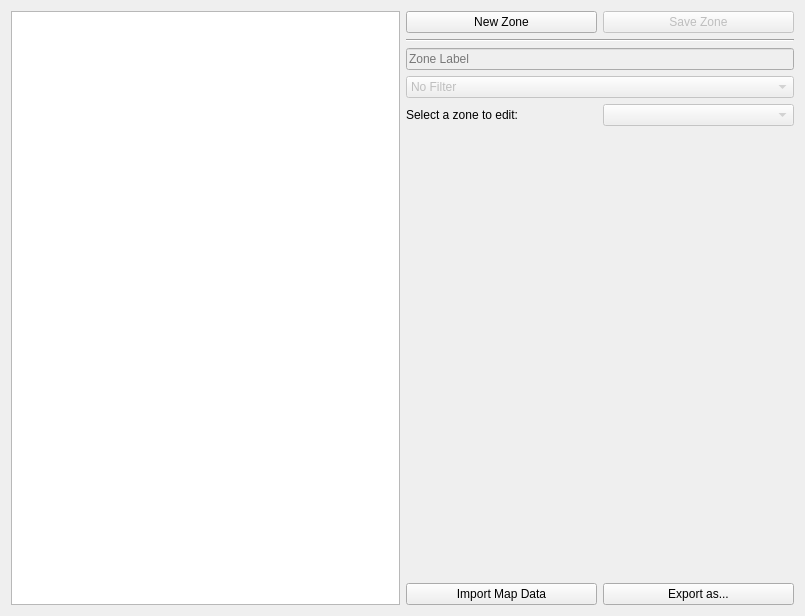
<?xml version="1.0" encoding="UTF-8"?>
<ui version="4.0">
 <class>Paths</class>
 <widget class="QWidget" name="Paths">
  <property name="geometry">
   <rect>
    <x>0</x>
    <y>0</y>
    <width>805</width>
    <height>616</height>
   </rect>
  </property>
  <property name="windowTitle">
   <string>Define Zones</string>
  </property>
  <layout class="QHBoxLayout" name="horizontalLayout_4">
   <item>
    <widget class="customView" name="map_view">
     <property name="cursor" stdset="0">
      <cursorShape>CrossCursor</cursorShape>
     </property>
    </widget>
   </item>
   <item>
    <layout class="QVBoxLayout" name="verticalLayout">
     <item>
      <layout class="QHBoxLayout" name="horizontalLayout">
       <item>
        <widget class="QPushButton" name="new_zone_btn">
         <property name="toolTip">
          <string>&lt;html&gt;&lt;head/&gt;&lt;body&gt;&lt;p&gt;Create a &lt;span style=&quot; font-weight:600;&quot;&gt;new zone&lt;/span&gt; to draw on the map&lt;/p&gt;&lt;/body&gt;&lt;/html&gt;</string>
         </property>
         <property name="text">
          <string>New Zone</string>
         </property>
        </widget>
       </item>
       <item>
        <widget class="QPushButton" name="save_zone_btn">
         <property name="enabled">
          <bool>false</bool>
         </property>
         <property name="toolTip">
          <string>&lt;html&gt;&lt;head/&gt;&lt;body&gt;&lt;p&gt;Save the current zone settings&lt;/p&gt;&lt;/body&gt;&lt;/html&gt;</string>
         </property>
         <property name="text">
          <string>Save Zone</string>
         </property>
        </widget>
       </item>
      </layout>
     </item>
     <item>
      <widget class="Line" name="line">
       <property name="orientation">
        <enum>Qt::Horizontal</enum>
       </property>
      </widget>
     </item>
     <item>
      <widget class="QLineEdit" name="zone_name">
       <property name="enabled">
        <bool>false</bool>
       </property>
       <property name="toolTip">
        <string>&lt;html&gt;&lt;head/&gt;&lt;body&gt;&lt;p&gt;Enter a name for the zone&lt;/p&gt;&lt;/body&gt;&lt;/html&gt;</string>
       </property>
       <property name="maxLength">
        <number>50</number>
       </property>
       <property name="frame">
        <bool>true</bool>
       </property>
       <property name="placeholderText">
        <string>Zone Label</string>
       </property>
      </widget>
     </item>
     <item>
      <widget class="QComboBox" name="privacy_type">
       <property name="enabled">
        <bool>false</bool>
       </property>
       <property name="toolTip">
        <string>&lt;html&gt;&lt;head/&gt;&lt;body&gt;&lt;p&gt;Add a privacy type to the zone. The default is no filter.&lt;/p&gt;&lt;/body&gt;&lt;/html&gt;</string>
       </property>
       <property name="maxVisibleItems">
        <number>10</number>
       </property>
       <item>
        <property name="text">
         <string>No Filter</string>
        </property>
       </item>
       <item>
        <property name="text">
         <string>Private</string>
        </property>
       </item>
       <item>
        <property name="text">
         <string>Public</string>
        </property>
       </item>
      </widget>
     </item>
     <item>
      <layout class="QHBoxLayout" name="horizontalLayout_2">
       <item>
        <widget class="QLabel" name="label">
         <property name="text">
          <string>Select a zone to edit:</string>
         </property>
        </widget>
       </item>
       <item>
        <widget class="QComboBox" name="edit_zone">
         <property name="enabled">
          <bool>false</bool>
         </property>
         <property name="toolTip">
          <string>&lt;html&gt;&lt;head/&gt;&lt;body&gt;&lt;p&gt;Bring up the data for already saved zones.&lt;/p&gt;&lt;/body&gt;&lt;/html&gt;</string>
         </property>
         <property name="editable">
          <bool>false</bool>
         </property>
        </widget>
       </item>
      </layout>
     </item>
     <item>
      <spacer name="verticalSpacer">
       <property name="orientation">
        <enum>Qt::Vertical</enum>
       </property>
       <property name="sizeHint" stdset="0">
        <size>
         <width>20</width>
         <height>40</height>
        </size>
       </property>
      </spacer>
     </item>
     <item>
      <layout class="QHBoxLayout" name="horizontalLayout_3">
       <item>
        <widget class="QPushButton" name="import_btn">
         <property name="text">
          <string>Import Map Data</string>
         </property>
        </widget>
       </item>
       <item>
        <widget class="QPushButton" name="export_btn">
         <property name="toolTip">
          <string>Export to a YAML file</string>
         </property>
         <property name="text">
          <string>Export as...</string>
         </property>
        </widget>
       </item>
      </layout>
     </item>
    </layout>
   </item>
  </layout>
 </widget>
 <customwidgets>
  <customwidget>
   <class>customView</class>
   <extends>QGraphicsView</extends>
   <header>customview.h</header>
  </customwidget>
 </customwidgets>
 <resources/>
 <connections/>
</ui>
